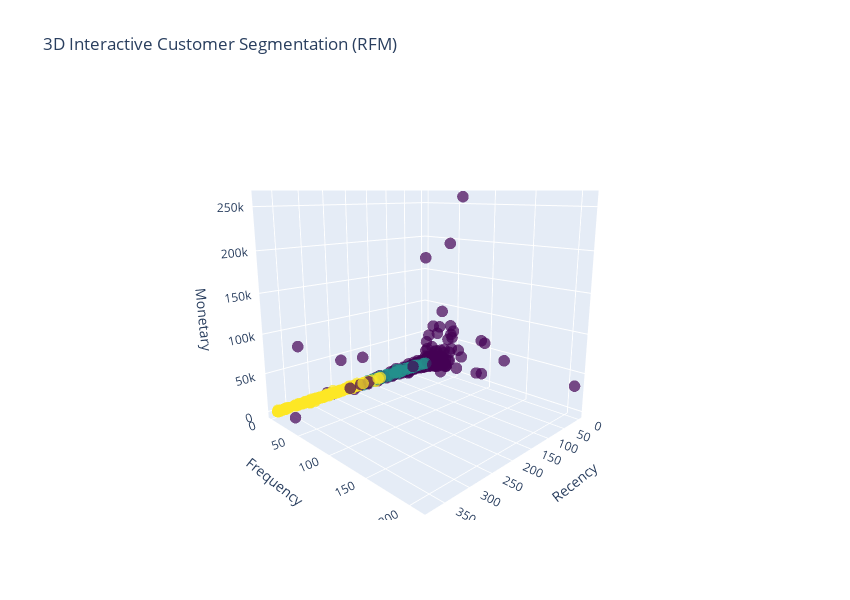

The cell this chart's notebook holds for it:
### Code cell
#further visualization

import plotly.express as px

# Create interactive 3D scatter plot
fig = px.scatter_3d(rfm_final, x='Recency', y='Frequency', z='Monetary',
                    color='Cluster', hover_data=['CustomerID'], opacity=0.7, color_continuous_scale='viridis', 
                    title='3D Interactive Customer Segmentation (RFM)')

# Customize look
fig.update_traces(marker=dict(size=4))
fig.update_layout(width=850, height=600,
                  scene_camera=dict(eye=dict(x=1.5, y=1.5, z=0.5)),
                  scene=dict(
                      xaxis_title='Recency', yaxis_title='Frequency', zaxis_title='Monetary'), 
                  coloraxis_showscale=False)


fig.show()

### Figure 1 — Plotly figure (JSON) as saved in the notebook; plotly's stock layout.template omitted (floating-point values rounded to 4 significant figures; data arrays with more than 128 entries replaced by an {"elided": "..."} marker saying what was removed)
{"data": [{"customdata": {"elided": "3920x1 int values"}, "hovertemplate": "Recency=%{x}<br>Frequency=%{y}<br>Monetary=%{z}<br>CustomerID=%{customdata[0]}<br>Cluster=%{marker.color}<extra></extra>", "legendgroup": "", "marker": {"color": {"elided": "3920 int values"}, "coloraxis": "coloraxis", "opacity": 0.7, "size": 4, "symbol": "circle"}, "mode": "markers", "name": "", "scene": "scene", "showlegend": false, "type": "scatter3d", "x": {"elided": "3920 int values"}, "y": {"elided": "3920 int values"}, "z": {"elided": "3920 float values"}}], "layout": {"coloraxis": {"colorbar": {"title": {"text": "Cluster"}}, "colorscale": [[0, "#440154"], [0.1111, "#482878"], [0.2222, "#3e4989"], [0.3333, "#31688e"], [0.4444, "#26828e"], [0.5556, "#1f9e89"], [0.6667, "#35b779"], [0.7778, "#6ece58"], [0.8889, "#b5de2b"], [1, "#fde725"]], "showscale": false}, "height": 600, "legend": {"tracegroupgap": 0}, "scene": {"camera": {"eye": {"x": 1.5, "y": 1.5, "z": 0.5}}, "domain": {"x": [0, 1], "y": [0, 1]}, "xaxis": {"title": {"text": "Recency"}}, "yaxis": {"title": {"text": "Frequency"}}, "zaxis": {"title": {"text": "Monetary"}}}, "title": {"text": "3D Interactive Customer Segmentation (RFM)"}, "width": 850}}
